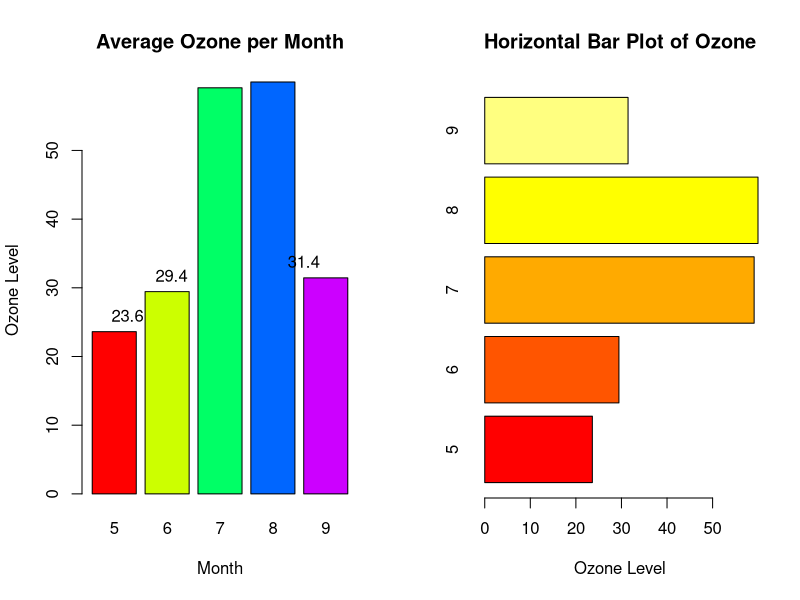
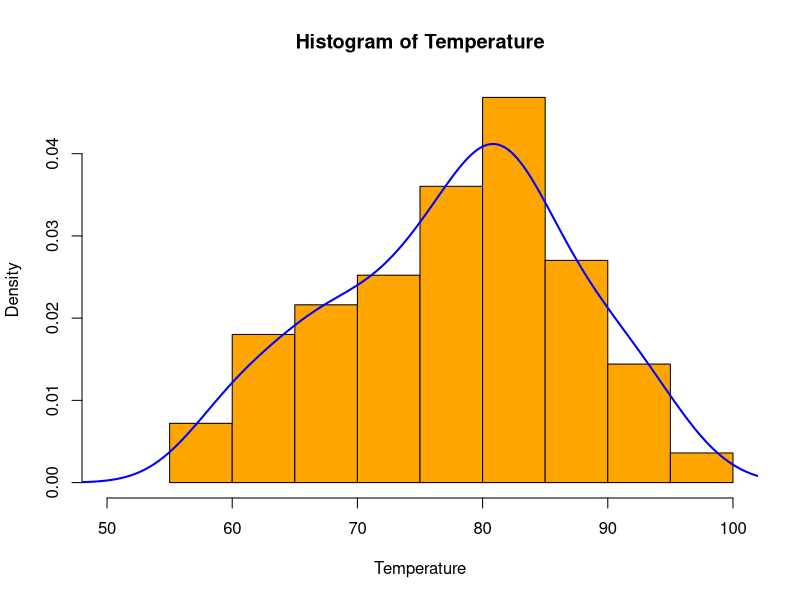
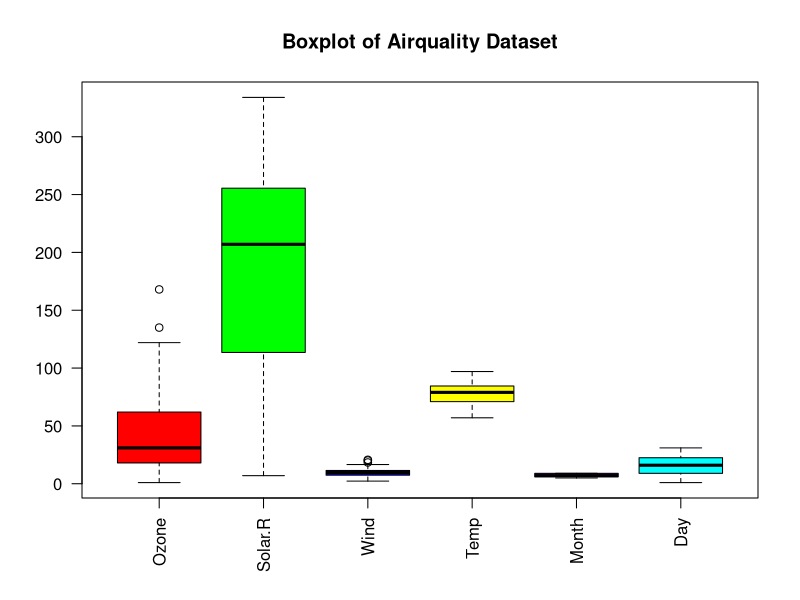
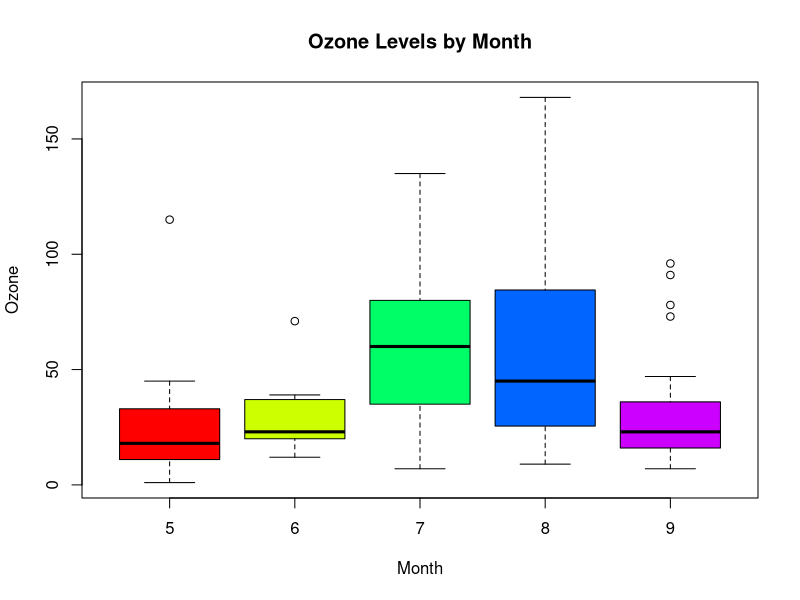
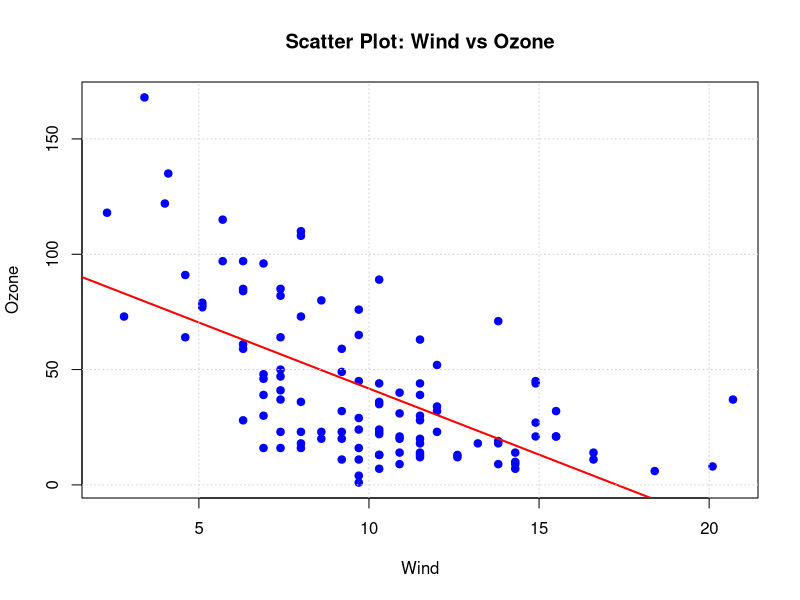
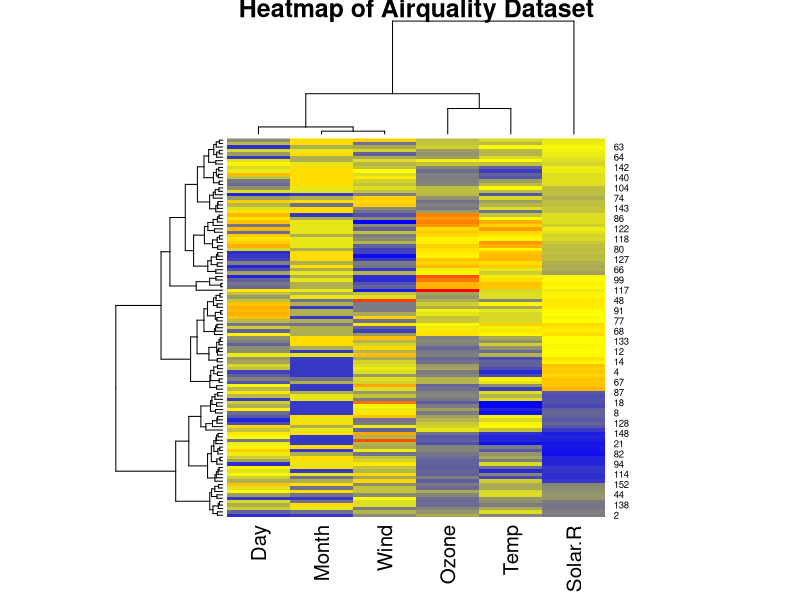
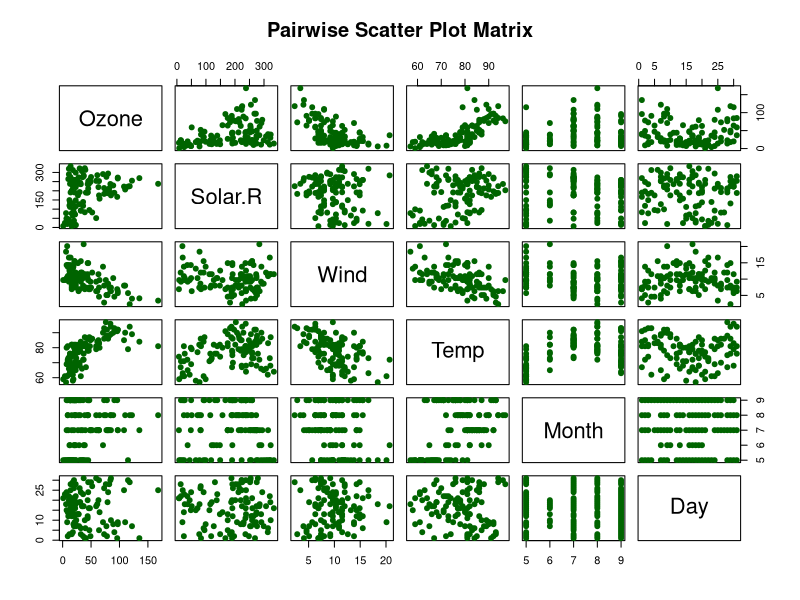

Generate these figures, in order, with R:
# Clear workspace
rm(list = ls())

# 1. LOAD DATASET
# Load built-in dataset
data(airquality)

# Display structure and summary
str(airquality)
summary(airquality)

# Display first rows
head(airquality)

# Handle missing values
airquality_clean <- na.omit(airquality)

# 2. BAR PLOT
# Calculate average Ozone by Month
avg_ozone <- tapply(airquality$Ozone, airquality$Month, mean, na.rm = TRUE)

# Set plotting area (2 plots side by side)
par(mfrow = c(1, 2))

# Vertical Bar Plot
barplot(avg_ozone,
        main = "Average Ozone per Month",
        xlab = "Month",
        ylab = "Ozone Level",
        col = rainbow(length(avg_ozone)),
        border = "black")

# Add values on bars
text(x = seq_along(avg_ozone),
     y = avg_ozone,
     label = round(avg_ozone, 1),
     pos = 3)

# Horizontal Bar Plot
barplot(avg_ozone,
        main = "Horizontal Bar Plot of Ozone",
        xlab = "Ozone Level",
        col = heat.colors(length(avg_ozone)),
        horiz = TRUE)

# 3. HISTOGRAM
# Reset plotting area
par(mfrow = c(1, 1))

# Histogram with density curve
hist(airquality_clean$Temp,
     main = "Histogram of Temperature",
     xlab = "Temperature",
     col = "orange",
     border = "black",
     xlim = c(50, 100),
     freq = FALSE)

# Add density line
lines(density(airquality_clean$Temp), col = "blue", lwd = 2)

# 4. BOX PLOT
# Multiple boxplots
boxplot(airquality_clean,
        main = "Boxplot of Airquality Dataset",
        col = c("red", "green", "blue", "yellow", "purple", "cyan"),
        las = 2)

# Boxplot grouped by Month
boxplot(Ozone ~ Month,
        data = airquality_clean,
        main = "Ozone Levels by Month",
        xlab = "Month",
        ylab = "Ozone",
        col = rainbow(5))

# 5. SCATTER PLOT
# Scatter plot with regression line
plot(airquality_clean$Wind, airquality_clean$Ozone,
     main = "Scatter Plot: Wind vs Ozone",
     xlab = "Wind",
     ylab = "Ozone",
     col = "blue",
     pch = 19)

# Add regression line
model <- lm(Ozone ~ Wind, data = airquality_clean)
abline(model, col = "red", lwd = 2)

# Add grid
grid()

# 6. HEAT MAP
# Convert data to matrix
aq_matrix <- as.matrix(airquality_clean)

# Generate Heatmap
heatmap(aq_matrix,
        main = "Heatmap of Airquality Dataset",
        col = colorRampPalette(c("blue", "yellow", "red"))(100),
        scale = "column")

# 7. PAIR PLOT (EXTRA VISUALIZATION)
# Scatter plot matrix
pairs(airquality_clean,
      main = "Pairwise Scatter Plot Matrix",
      col = "darkgreen",
      pch = 19)
